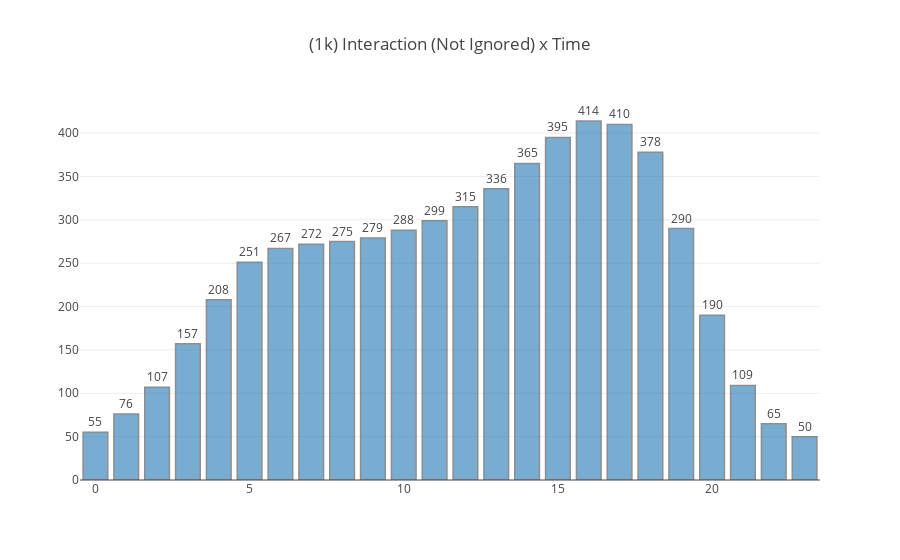

This figure's notebook cell:
### Markdown cell above
### https://alexarchambault.github.io/plotly-scala/

### Code cell
val h0 = hist(0)
val h1 = hist(1).map(x =>(x/1000).toInt)

val trace1 = Bar( h0, h1, marker = Marker(opacity = 0.6, line = Line(width = 1.5)))

val data = Seq(trace1)

val annotations = h0.zip(h1).map {
  case (x, y) =>
    Annotation(
      x = x,
      y = y,
      text = y.toString,
      xanchor = Anchor.Center,
      yanchor = Anchor.Bottom,
      showarrow = false
    )
}

val layout = Layout(
  title = "(1k) Interaction (Not Ignored) x Time",
  annotations = annotations
)

val plt = plot(data, layout)

### Figure 1 — Plotly figure (JSON) as saved in the notebook; plotly's stock layout.template omitted (floating-point values rounded to 4 significant figures)
{"data": [{"marker": {"line": {"width": 1.5}, "opacity": 0.6}, "type": "bar", "x": [0, 1, 2, 3, 4, 5, 6, 7, 8, 9, 10, 11, 12, 13, 14, 15, 16, 17, 18, 19, 20, 21, 22, 23], "y": [55, 76, 107, 157, 208, 251, 267, 272, 275, 279, 288, 299, 315, 336, 365, 395, 414, 410, 378, 290, 190, 109, 65, 50]}], "layout": {"annotations": [{"showarrow": false, "text": "55", "x": 0, "xanchor": "center", "y": 55, "yanchor": "bottom"}, {"showarrow": false, "text": "76", "x": 1, "xanchor": "center", "y": 76, "yanchor": "bottom"}, {"showarrow": false, "text": "107", "x": 2, "xanchor": "center", "y": 107, "yanchor": "bottom"}, {"showarrow": false, "text": "157", "x": 3, "xanchor": "center", "y": 157, "yanchor": "bottom"}, {"showarrow": false, "text": "208", "x": 4, "xanchor": "center", "y": 208, "yanchor": "bottom"}, {"showarrow": false, "text": "251", "x": 5, "xanchor": "center", "y": 251, "yanchor": "bottom"}, {"showarrow": false, "text": "267", "x": 6, "xanchor": "center", "y": 267, "yanchor": "bottom"}, {"showarrow": false, "text": "272", "x": 7, "xanchor": "center", "y": 272, "yanchor": "bottom"}, {"showarrow": false, "text": "275", "x": 8, "xanchor": "center", "y": 275, "yanchor": "bottom"}, {"showarrow": false, "text": "279", "x": 9, "xanchor": "center", "y": 279, "yanchor": "bottom"}, {"showarrow": false, "text": "288", "x": 10, "xanchor": "center", "y": 288, "yanchor": "bottom"}, {"showarrow": false, "text": "299", "x": 11, "xanchor": "center", "y": 299, "yanchor": "bottom"}, {"showarrow": false, "text": "315", "x": 12, "xanchor": "center", "y": 315, "yanchor": "bottom"}, {"showarrow": false, "text": "336", "x": 13, "xanchor": "center", "y": 336, "yanchor": "bottom"}, {"showarrow": false, "text": "365", "x": 14, "xanchor": "center", "y": 365, "yanchor": "bottom"}, {"showarrow": false, "text": "395", "x": 15, "xanchor": "center", "y": 395, "yanchor": "bottom"}, {"showarrow": false, "text": "414", "x": 16, "xanchor": "center", "y": 414, "yanchor": "bottom"}, {"showarrow": false, "text": "410", "x": 17, "xanchor": "center", "y": 410, "yanchor": "bottom"}, {"showarrow": false, "text": "378", "x": 18, "xanchor": "center", "y": 378, "yanchor": "bottom"}, {"showarrow": false, "text": "290", "x": 19, "xanchor": "center", "y": 290, "yanchor": "bottom"}, {"showarrow": false, "text": "190", "x": 20, "xanchor": "center", "y": 190, "yanchor": "bottom"}, {"showarrow": false, "text": "109", "x": 21, "xanchor": "center", "y": 109, "yanchor": "bottom"}, {"showarrow": false, "text": "65", "x": 22, "xanchor": "center", "y": 65, "yanchor": "bottom"}, {"showarrow": false, "text": "50", "x": 23, "xanchor": "center", "y": 50, "yanchor": "bottom"}], "title": "(1k) Interaction (Not Ignored) x Time"}}
